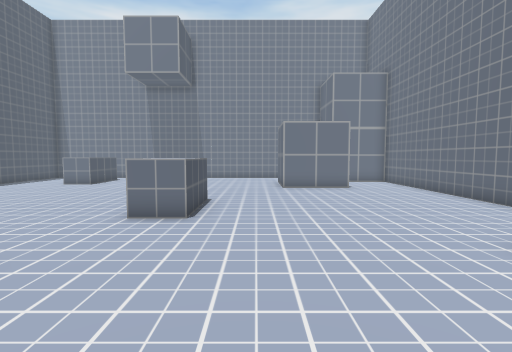
[1] (above)

15 first-person views from a walk through a Unity game level. The camera is 1.5 m above the floor, tilts 4° down and sees 85° across. The floor is counted in squares, 1 m on a side. Each view is taken from the middle of a square. On the plan, view 1 faces up. The plan holds only what a view shows up to about 14 squares ahead; the rest is blank. Some animated figures are not drawn.

[2]
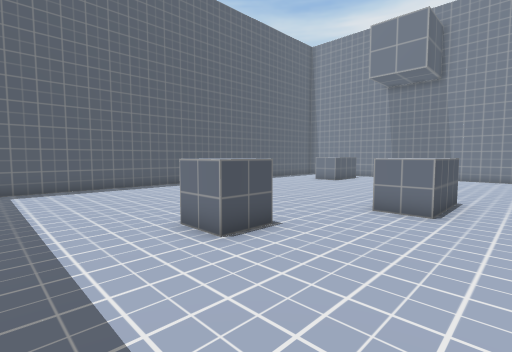

[3]
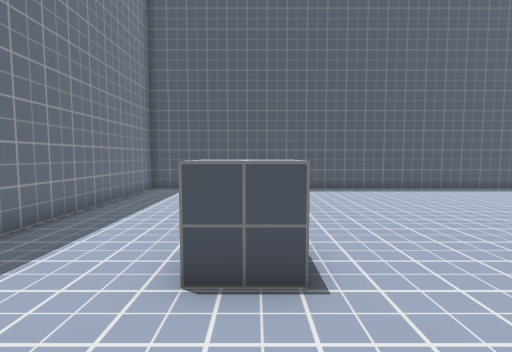

[4]
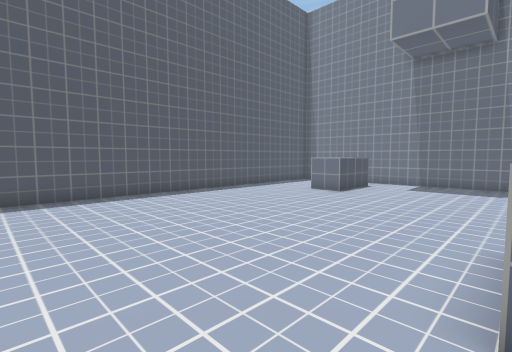

[5]
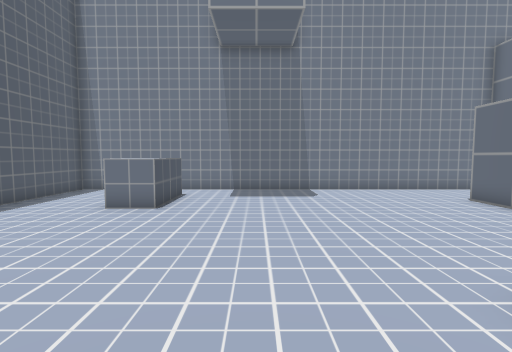

[6]
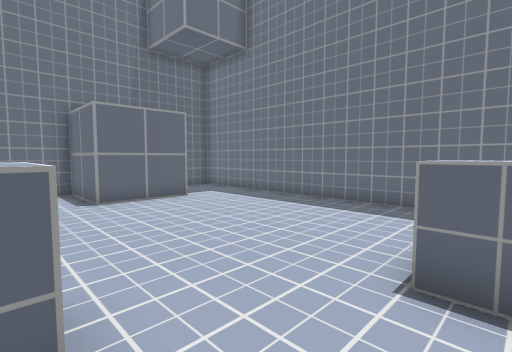

[7]
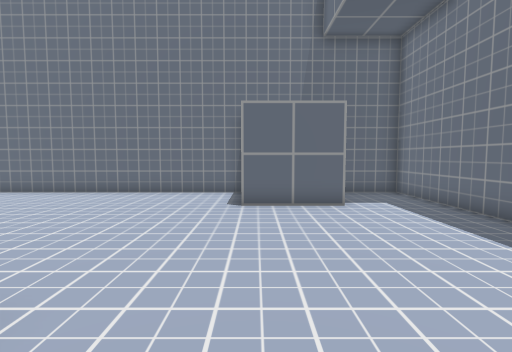

[8]
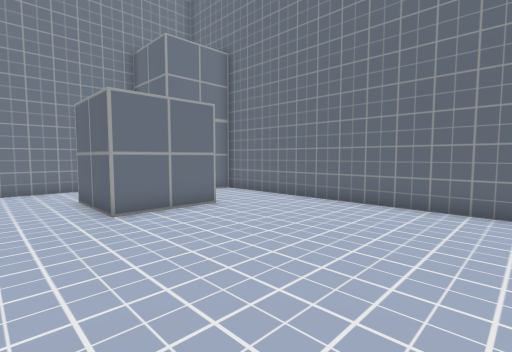

[9]
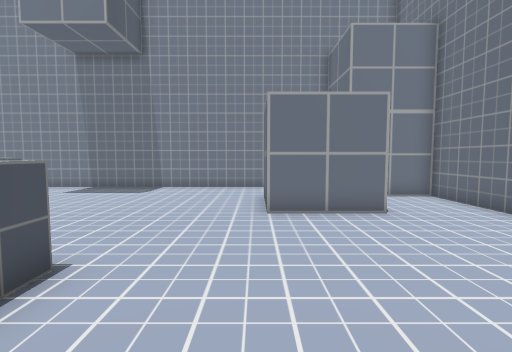

[10]
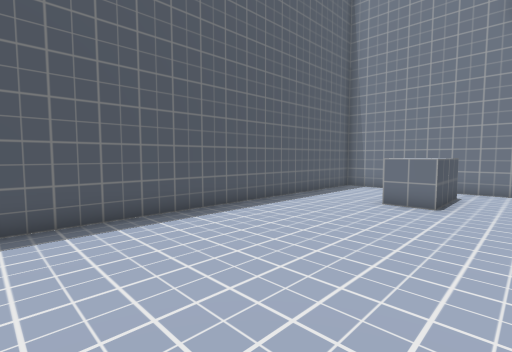

[11]
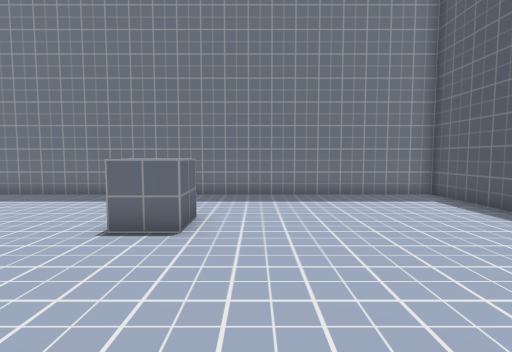

[12]
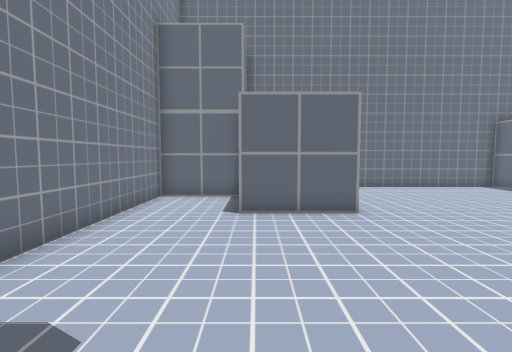

[13]
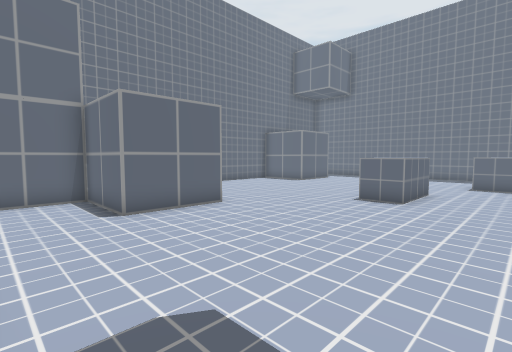

[14]
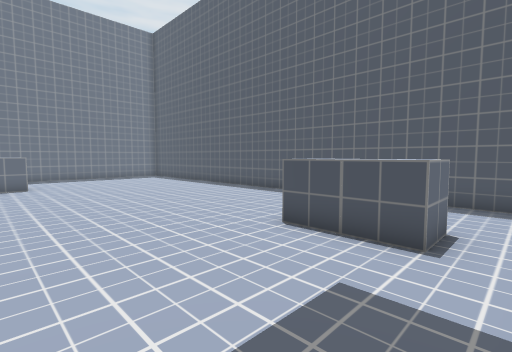

[15]
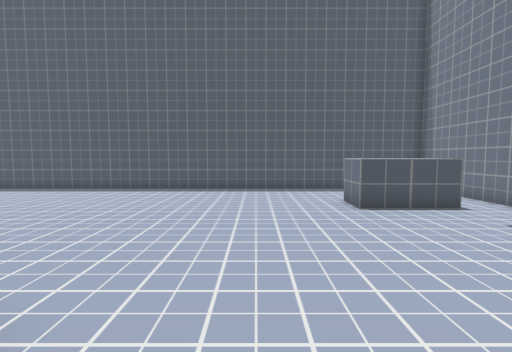

### Floor plan
Points are (right, up) in squares from view 1. A wall is a line through its corners. A room is listed if a view was taken in it or the views show most of it. See-through windows are left out.
Room 1 (views 1, 2, 3, 4, 5, 6, 7, 8, 9, 10, 11, 12, 13, 14, 15)
walls: (4.5, 13.3) (1.3, 13.3) (1.3, 16.4) (4.4, 16.4) (4.4, 19.6) (-13.9, 19.6) (-13.9, -1.9) (7.6, -1.9) (7.6, 0.4); (4.4, 1.2) (4.4, 4.4) (7.6, 4.4) (7.6, 16.4) (5.9, 16.4)
objects: other object (-10, 15) to (-9, 16); other object (-10, 17) to (-9, 18); other object (-5, 2) to (-4, 3); other object (-3, 7) to (-2, 7); other object (-3, 8) to (-2, 9)

Positions as (right, up) in squares from view 1, and headings:
1: (0, 0), facing up
2: (0, -1), facing up-left
3: (-1, 3), facing left
4: (-3, 4), facing up-left
5: (-6, 7), facing up
6: (-5, 7), facing down-right
7: (-4, 4), facing right
8: (-1, 6), facing up-right
9: (1, 6), facing up
10: (-7, 6), facing up-left
11: (-7, 9), facing down
12: (-6, 16), facing right
13: (-6, 19), facing down-right
14: (-4, 19), facing down-left
15: (-1, 12), facing left
